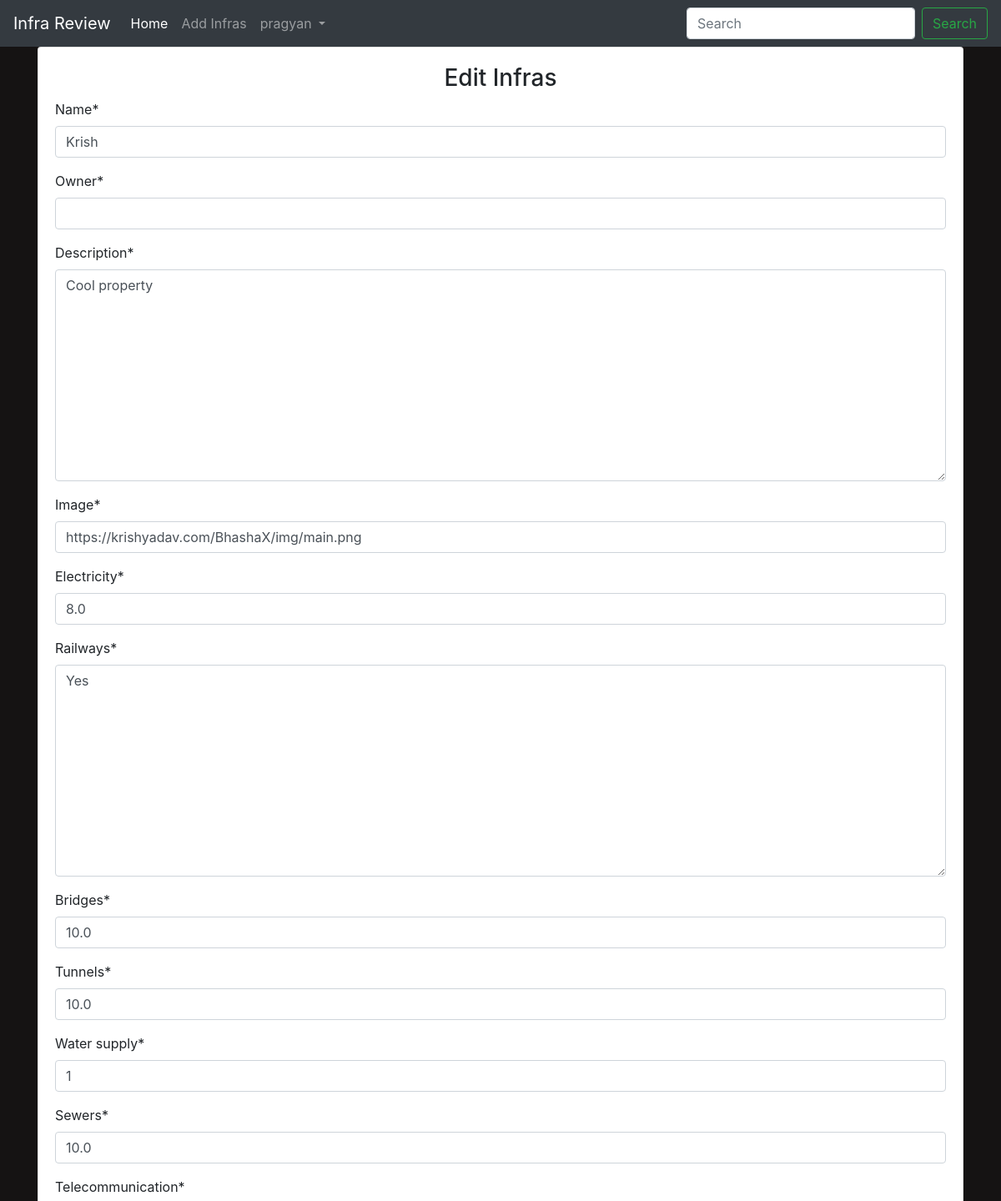
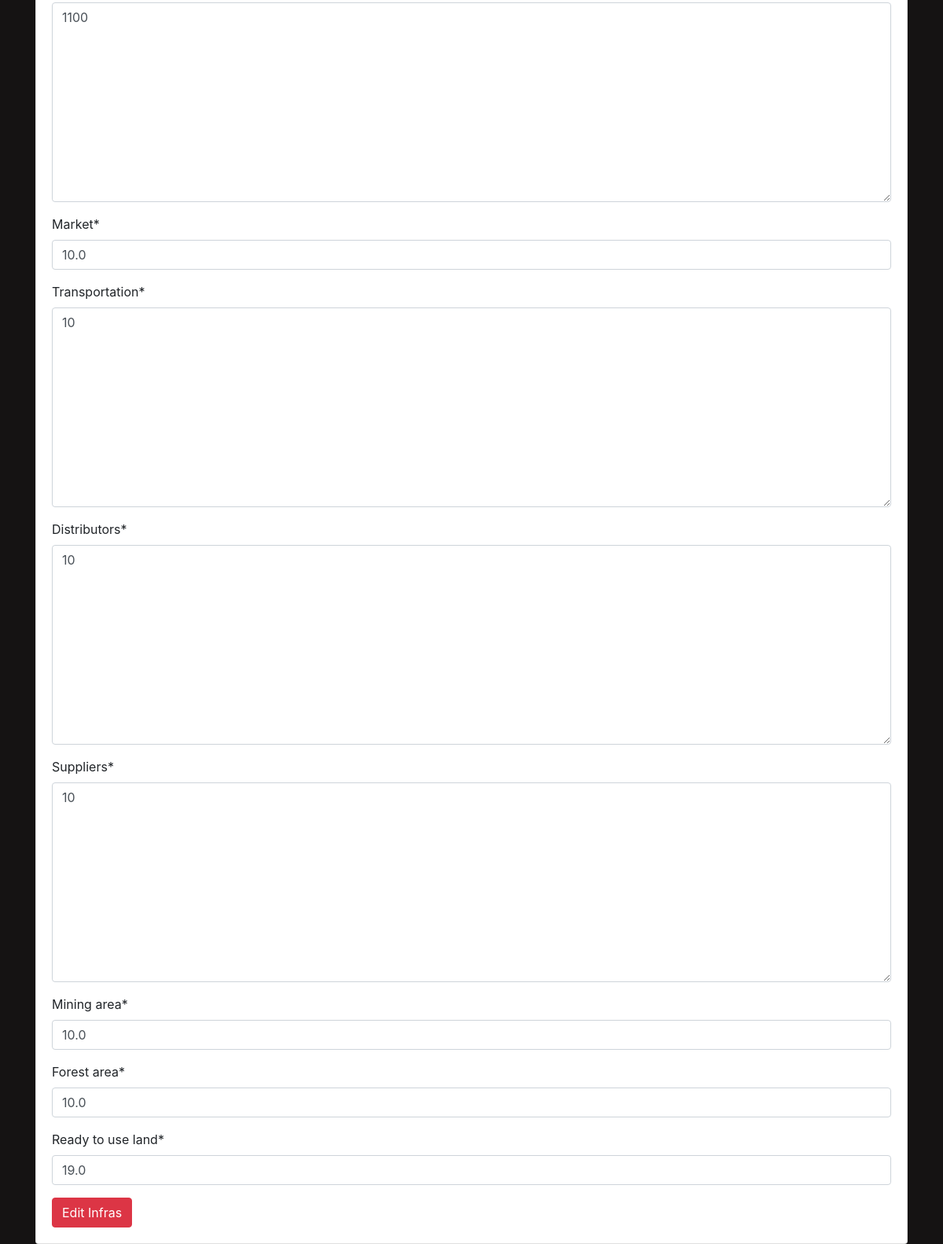
The page /editInfras/1/ (signed in) on the database its author committed (2 pictures, top to bottom).
### main/models.py (models this page shows, shortened)
class Infra(models.Model):
    name = models.CharField(max_length=300)
    owner = models.CharField(max_length=300)
    description = models.TextField(max_length=5000)
    averageRating = models.FloatField(default=0)
    image = models.URLField(default=None, null=True)
    electricity = models.FloatField()
    railways = models.TextField(max_length=1000)
    bridges = models.FloatField()
    tunnels = models.FloatField()
    water_supply = models.CharField(max_length=1)
    sewers = models.FloatField()
    telecommunication = models.TextField(max_length=5000)
    market = models.FloatField()
    transportation = models.TextField(max_length=5000)
    distributors = models.TextField(max_length=5000)
    suppliers = models.TextField(max_length=5000)
    mining_area = models.FloatField()
    forest_area = models.FloatField()
    ready_to_use_land = models.FloatField()

### main/views.py (the view)
# urls.py: path('editInfras/<int:id>/', views.edit_Infras, name="edit_Infras"),
def edit_Infras(request, id):
    if request.user.is_authenticated:
        if request.user.is_superuser:
            infrastructure = Infra.objects.get(id=id)
            if request.method == "POST":
                form = InfraForm(request.POST or None, instance=infrastructure)
                if form.is_valid():
                    data = form.save(commit=False)
                    data.save()
                    return redirect("main:detail", id)
            else:
                form = InfraForm(instance=infrastructure)
            return render(request, 'main/addInfras.html', {"form": form, "controller": "Edit Infras"})
        else:
            return redirect("main:home")
    return redirect("accounts:login")

### main/forms.py
class InfraForm(forms.ModelForm):
    class Meta:
        model = Infra
        fields = ('name', 'owner', 'description', 'image', 'electricity', 'railways', 'bridges', 'tunnels', 'water_supply',
                  'sewers', 'telecommunication', 'market', 'transportation', 'distributors', 'suppliers', 'mining_area', 'forest_area', 'ready_to_use_land')

### main/templates/main/addInfras.html (shortened to what this page needs)
{% extends 'main/base.html' %}
{% load crispy_forms_tags %}
{% block content %}
<div class="container">
    <div class="card">
        <div class="card-body">
            <h3 class="text-center">{{ controller }}</h3>
            <form action="" method="POST">
                {{ form | crispy }}
                <input type="submit" value="{{ controller }}" class="btn btn-danger">
            </form>
        </div>
    </div>
</div>
{% endblock %}

### main/templates/main/base.html (shortened to what this page needs)
<!doctype html>
<html lang="en">
  <head>
    <link rel="stylesheet" href="https://maxcdn.bootstrapcdn.com/bootstrap/4.0.0/css/bootstrap.min.css">
    {% load staticfiles %}
    <link rel="stylesheet" href="{% static 'css/main.css' %}">
  </head>
  <body>
    <nav class="navbar navbar-expand-lg navbar-dark bg-dark text-white">
        <a class="navbar-brand" href="{% url 'main:home' %}">Infra Review</a>
        <div class="collapse navbar-collapse" id="navbarSupportedContent">
          <ul class="navbar-nav mr-auto">
            <li class="nav-item active">
              <a class="nav-link" href="{% url 'main:home' %}">Home <span class="sr-only">(current)</span></a>
            </li>
            <li class="nav-item">
              <a class="nav-link" href="{% url 'main:add_Infras' %}">Add Infras</a>
            </li>
            {% if user.is_authenticated %}
            <li class="nav-item dropdown">
              <a class="nav-link dropdown-toggle" href="#" id="navbarDropdown" role="button" data-toggle="dropdown" aria-haspopup="true" aria-expanded="false">
                {{ user.username }}
              </a>
            </li>
            {% endif %}
          </ul>
          <form class="form-inline my-2 my-lg-0" method="GET" action="{% url 'main:home' %}">
            <input class="form-control mr-sm-2" type="search" placeholder="Search" aria-label="Search" name="title">
            <button class="btn btn-outline-success my-2 my-sm-0" type="submit">Search</button>
          </form>
        </div>
      </nav>
    {% block content %}
    {% endblock %}
  </body>
</html>

### main/static/css/main.css (style rules this page uses)
body { background-color: #151313; }

### rows shown on the page
Infra: name "Krish", description "Cool property", image "https://krishyadav.com/BhashaX/img/main.png", electricity "8.0", railways "Yes", bridges "10.0", tunnels "10.0", water_supply "1", sewers "10.0", telecommunication "1100", market "10.0", transportation "10", distributors "10", suppliers "10", mining_area "10.0", forest_area "10.0", ready_to_use_land "19.0"

### other values the page prints
{{ user.username }} "pragyan"
{{ controller }} "Edit Infras"
